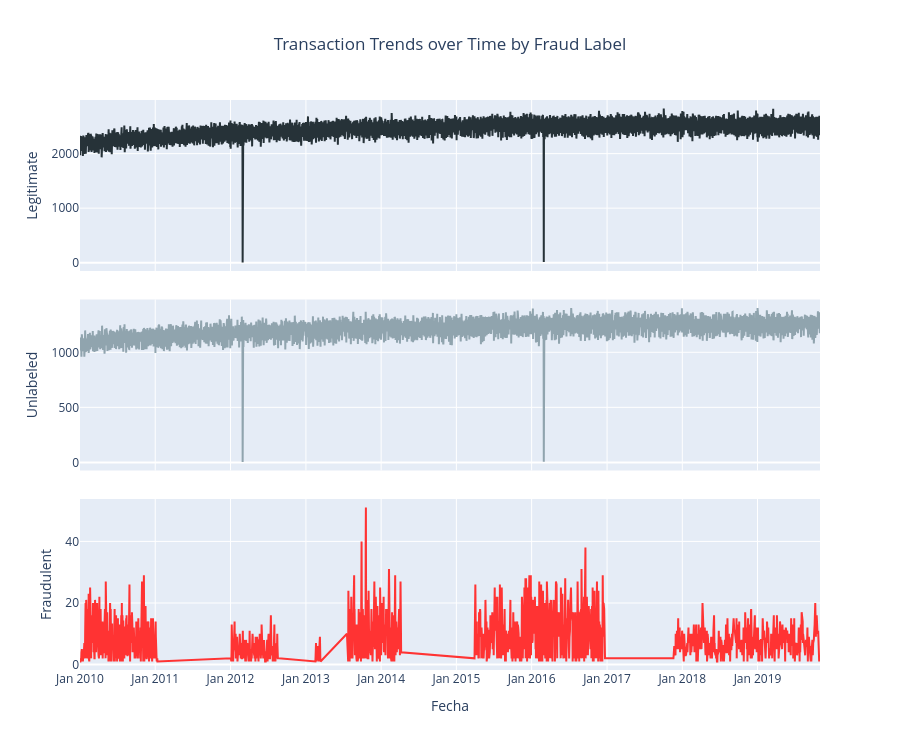

The notebook cell this image was saved under:
### Code cell
transactions_evolution_pd = transactions_evolution_df.toPandas()

transactions_evolution_false = transactions_evolution_pd[transactions_evolution_pd['target'] == 'Legitimate']
transactions_evolution_true = transactions_evolution_pd[transactions_evolution_pd['target'] == 'Fraudulent']
transactions_evolution_null = transactions_evolution_pd[transactions_evolution_pd['target'] == 'Unlabeled']

transactions_evolution_plot = go.Figure()

transactions_evolution_plot.add_trace(go.Scatter(
    x=transactions_evolution_false['day'], 
    y=transactions_evolution_false['count'], 
    name='Legitimate',
    line=dict(color='#263238', width=2),
    yaxis='y' 
))

transactions_evolution_plot.add_trace(go.Scatter(
    x=transactions_evolution_null['day'], 
    y=transactions_evolution_null['count'], 
    name='Unlabeled',
    line=dict(color='#90A4AE', width=2),
    yaxis='y2' 
))

transactions_evolution_plot.add_trace(go.Scatter(
    x=transactions_evolution_true['day'], 
    y=transactions_evolution_true['count'], 
    name='Fraudulent',
    line=dict(color='#FF3333', width=2),
    yaxis='y3' 
))

transactions_evolution_plot.update_layout(
    title_text='Transaction Trends over Time by Fraud Label',
    title_x=0.5,
    width=900,
    height=750,
    hovermode='x',
    legend_title_text='',
    showlegend=False,
    
    yaxis=dict(
        title= dict(text='Legitimate', standoff=10),
        domain=[0.7, 1.0],
        showspikes=True, spikemode='across', spikethickness=1, spikedash='dash', spikecolor="#040404"
    ),
    
    yaxis2=dict(
        title= dict(text='Unlabeled', standoff=10), 
        domain=[0.35, 0.65], 
        showspikes=True, spikemode='across', spikethickness=1, spikedash='dash', spikecolor="#040404"
    ),

    yaxis3=dict(
        title=dict(text='Fraudulent', standoff=10), 
        domain=[0.0, 0.30],
        showspikes=True, spikemode='across', spikethickness=1, spikedash='dash', spikecolor="#040404"
    ),
    
    xaxis=dict(
        title='Fecha',
        tickformat='%b %Y',
        hoverformat='%A, %d %b %Y',
        showspikes=True, spikemode='across', spikethickness=1, spikedash='dash', spikecolor="#040404",
        anchor='y3',      
        side='bottom' 
    )
)

transactions_evolution_plot.show()

### Figure 1 — Plotly figure (JSON) as saved in the notebook; plotly's stock layout.template omitted (floating-point values rounded to 4 significant figures; data arrays with more than 128 entries replaced by an {"elided": "..."} marker saying what was removed)
{"data": [{"line": {"color": "#263238", "width": 2}, "name": "Legitimate", "type": "scatter", "x": {"elided": "3591 str values"}, "y": {"elided": "3591 int values"}, "yaxis": "y"}, {"line": {"color": "#90A4AE", "width": 2}, "name": "Unlabeled", "type": "scatter", "x": {"elided": "3591 str values"}, "y": {"elided": "3591 int values"}, "yaxis": "y2"}, {"line": {"color": "#FF3333", "width": 2}, "name": "Fraudulent", "type": "scatter", "x": {"elided": "1571 str values"}, "y": {"elided": "1571 int values"}, "yaxis": "y3"}], "layout": {"height": 750, "hovermode": "x", "legend": {"title": {"text": ""}}, "showlegend": false, "title": {"text": "Transaction Trends over Time by Fraud Label", "x": 0.5}, "width": 900, "xaxis": {"anchor": "y3", "autorange": true, "hoverformat": "%A, %d %b %Y", "range": ["2010-01-01", "2019-10-31"], "showspikes": true, "side": "bottom", "spikecolor": "#040404", "spikedash": "dash", "spikemode": "across", "spikethickness": 1, "tickformat": "%b %Y", "title": {"text": "Fecha"}, "type": "date"}, "yaxis": {"autorange": true, "domain": [0.7, 1], "range": [-152.8, 2984.0], "showspikes": true, "spikecolor": "#040404", "spikedash": "dash", "spikemode": "across", "spikethickness": 1, "title": {"standoff": 10, "text": "Legitimate"}, "type": "linear"}, "yaxis2": {"autorange": true, "domain": [0.35, 0.65], "range": [-73.67, 1480.0], "showspikes": true, "spikecolor": "#040404", "spikedash": "dash", "spikemode": "across", "spikethickness": 1, "title": {"standoff": 10, "text": "Unlabeled"}, "type": "linear"}, "yaxis3": {"autorange": true, "domain": [0, 0.3], "range": [-1.778, 53.78], "showspikes": true, "spikecolor": "#040404", "spikedash": "dash", "spikemode": "across", "spikethickness": 1, "title": {"standoff": 10, "text": "Fraudulent"}, "type": "linear"}}}
